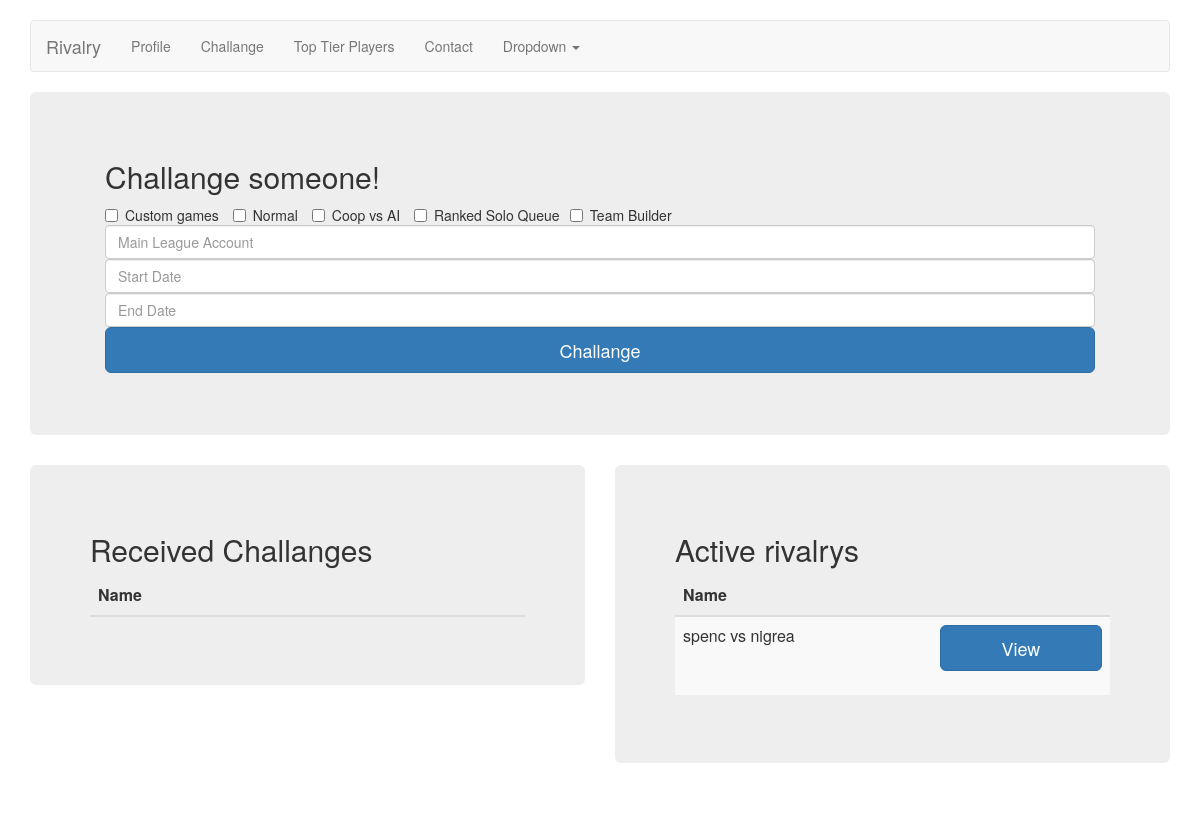
Page /challange.php (signed in) on the earlier database version.
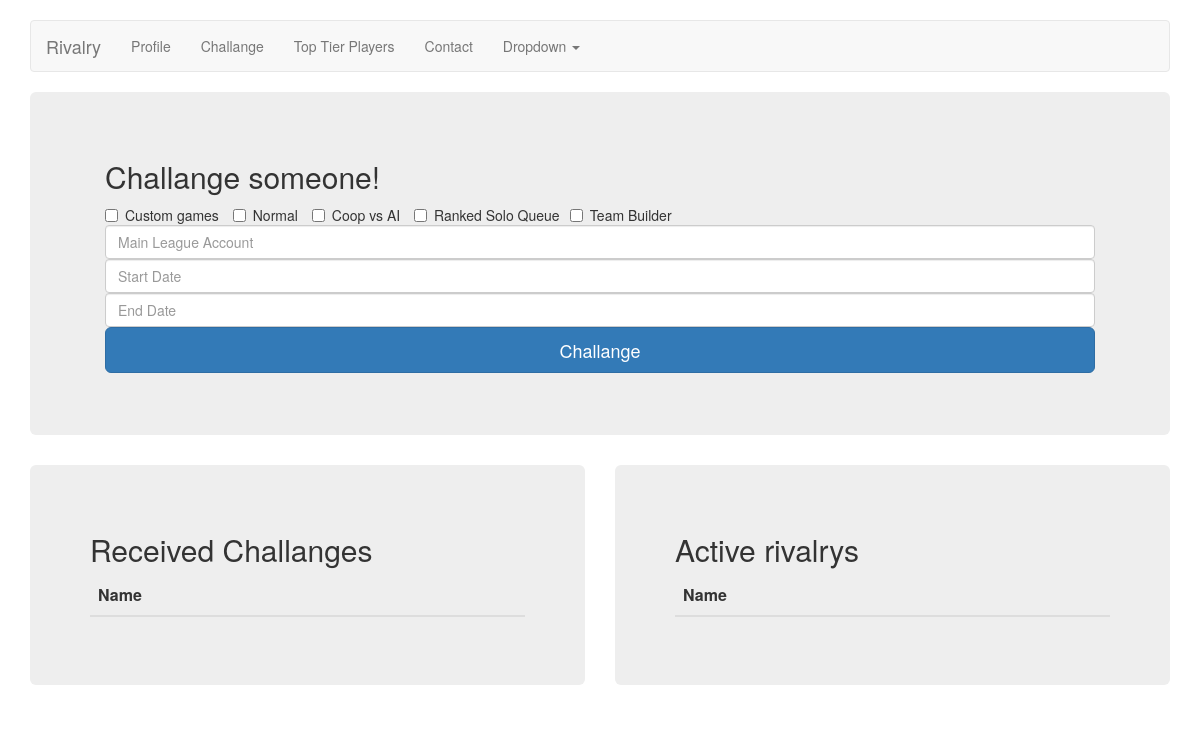
Same page on the later database version.
### tables this page shows
CREATE TABLE IF NOT EXISTS `rivalry` (
  `id` int(11) NOT NULL AUTO_INCREMENT,
  `user_one_id` int(11) NOT NULL,
  `user_two_id` int(11) NOT NULL,
  `start_date` timestamp NOT NULL,
  `end_date` timestamp NOT NULL,
  `sub_types` varchar(100) NOT NULL,
  PRIMARY KEY (`id`)
);

CREATE TABLE IF NOT EXISTS `summoner` (
  `id` int(11) NOT NULL AUTO_INCREMENT,
  `name` varchar(100) NOT NULL,
  `api_id` int(11) NOT NULL,
  `user_id` int(100) NOT NULL,
  `main` tinyint(1) NOT NULL,
  PRIMARY KEY (`id`),
  UNIQUE KEY `name` (`name`)
);

### config.php (called while the page is built, shortened)
<?php
$config_summoner 		= "summoner";
$config_rivalry			= "rivalry";
?>

### func_lib.php (called while the page is built, shortened)
<?php
function mysql_fetch_full_result_array($result){
    $table_result = array();
    $r = 0;
    while($row = mysql_fetch_assoc($result)){
        $arr_row = array();
        $c = 0;
        while ($c < mysql_num_fields($result)) {
            $col = mysql_fetch_field($result, $c);
            $arr_row[$col -> name] = $row[$col -> name];
            $c++;
        }
        $table_result[$r] = $arr_row;
        $r++;
    }
    return $table_result;
}
function get_table($table_name, $limit){
	include 'config.php';
	$query_table = "SELECT * FROM $table_name WHERE $limit";
	$sql_table = mysql_query($query_table) OR die(mysql_error());
	$return_data = mysql_fetch_full_result_array($sql_table);
	return $return_data;
}
	?>

### challange.php (the view, shortened to what this page needs)
<?php
include 'header.php';
$id_one = $_SESSION ['user_id'];
$rivalrys = array_merge ( get_table ( $config_rivalry, "user_one_id ='" . $id_one . "'" ), get_table ( $config_rivalry, "user_two_id ='" . $id_one . "'" ) );
?>
<div class="jumbotron">
	<div class="container">
		<form class="form-signin" role="form" method="post"
			action="challange.php">
			<h2 class="form-signin-heading">Challange someone!</h2>
			<label class="checkbox-inline"> <input type="checkbox" value="NONE"
				name='game_types[]'>Custom games
			</label> <label class="checkbox-inline"> <input type="checkbox"
				name='game_types[]' value="NORMAL">Normal
			</label> <label class="checkbox-inline"> <input type="checkbox"
				name='game_types[]' value="BOT">Coop vs AI
			</label> <label class="checkbox-inline"> <input type="checkbox"
				name='game_types[]' value="RANKED_SOLO_5x5">Ranked Solo Queue
			</label><label class="checkbox-inline"> <input type="checkbox"
				name='game_types[]' value="CAP_5x5">Team Builder
			</label><label for="leagueName" class="sr-only">Main League Account</label>
			<input type="text" id="leagueName" name="leagueName"
				class="form-control" placeholder="Main League Account" required
				autofocus> <input type="text" id="startDate" name="startDate"
				class="form-control" placeholder="Start Date"> <input type="text"
				id="endDate" name="endDate" class="form-control"
				placeholder="End Date">
			<button class="btn btn-lg btn-primary btn-block" type="submit"
				name="submit">Challange</button>
		</form>
	</div>
</div>
<div class="row">
	<div class="col-xs-6">
		<div class="jumbotron">
			<h2>Received Challanges</h2>
			<div class="table-responsive">
				<table class="table table-striped">
					<thead>
						<tr>
							<th>Name</th>
							<th></th>
						</tr>
					</thead>
				</table>
			</div>
		</div>
	</div>
	<div class="col-xs-6">
		<div class="jumbotron">
			<h2>Active rivalrys</h2>
			<div class="table-responsive">
				<table class="table table-striped">
					<thead>
						<tr>
							<th>Name</th>
							<th></th>
						</tr>
					</thead>
					<tbody>
				<?php
				foreach ( $rivalrys as $rivalry ) {
					$user_one_id = $rivalry ['user_one_id'];
					$user_two_id = $rivalry ['user_two_id'];
					$user_one = get_table ( $config_summoner, "user_id ='" . $user_one_id . "'" );
					$user_two = get_table ( $config_summoner, "user_id ='" . $user_two_id . "'" );
					?>
					<tr>
							<td><?php print $user_one[0]['name']."   vs   ".$user_two[0]['name']; ?></td>
							<td><form class="form-signin" role="form" method="post"
									action="rivalry.php<?php print "?id=".$rivalry['id'];?>">
									<button class="btn btn-lg btn-primary btn-block" type="submit"
										name="accept">View</button>
								</form></td>
						</tr>
					<?php
				}
				?>
			</tbody>
				</table>
			</div>
		</div>
	</div>
</div>

### header.php (shortened to what this page needs)
<html>
	<head>
		<link href="css/bootstrap.min.css" rel="stylesheet">
		<link href="css/navbar.css" rel="stylesheet">
		<!DOCTYPE HTML PUBLIC "-//W3C//DTD HTML 4.01 Transitional//EN">
		<?php
		include 'config.php';
		include 'func_lib.php';
		?>
	</head>
	<body>
	<div class="container">
	<nav class="navbar navbar-default">
        <div class="container-fluid">
          <div class="navbar-header">
            <a class="navbar-brand" href="profile.php">Rivalry</a>
          </div>
          <div id="navbar" class="navbar-collapse collapse">
            <ul class="nav navbar-nav">
              <li><a href="profile.php">Profile</a></li>
              <li><a href="challange.php">Challange</a></li>
              <li><a href="highelo.php">Top Tier Players</a></li>
              <li><a href="#">Contact</a></li>
              <li class="dropdown">
                <a href="#" class="dropdown-toggle" data-toggle="dropdown" role="button" aria-expanded="false">Dropdown <span class="caret"></span></a>
              </li>
            </ul>
          </div>
        </div>
      </nav>

### css/navbar.css (style rules this page uses)
body { padding-top: 20px; padding-bottom: 20px; }
.navbar { margin-bottom: 20px; }

Differences in the rows shown:
removed rivalry: summoner.name "spenc", summoner.name "nigrea"
